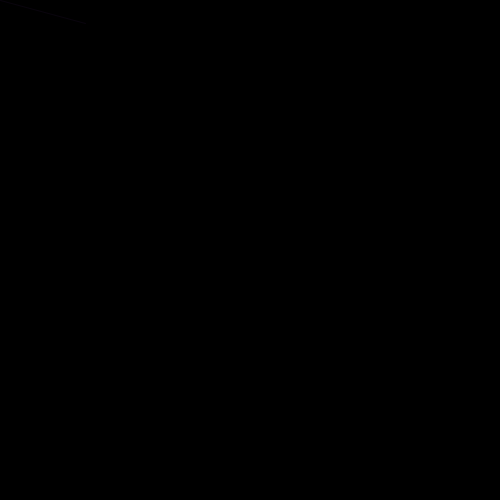
Frame 1 (no input)
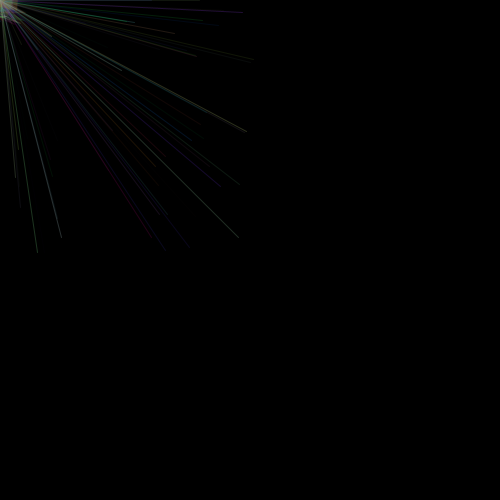
Frame 60 (the mouse pressed at the canvas centre just before this capture)
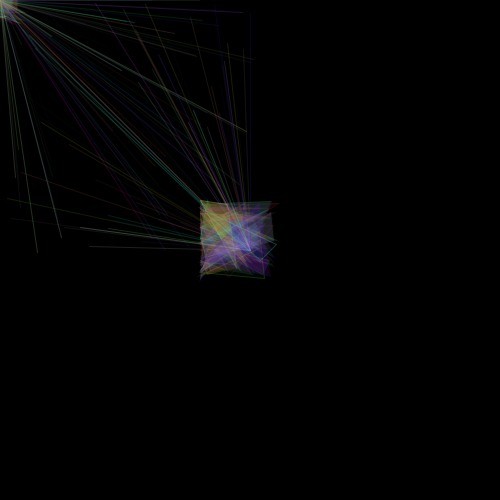
Frame 120 (the mouse held since frame 60 and released just before this capture)

The Processing sketch that drew these frames (run headless with seeded random() and noise(); from frame 60 on, the mouse is pressed at the canvas centre):

// Processing sketch: processing_93911
// ── processing_93911.pde

//SOMA2607: Week 2 Homework_HW Project
//tutorial group: Fri 2-5pm
//z3430312,DongniLi


//position
int x1;
int y1;
int x2;
int y2;
int x3;
int y3;


void setup() {
  size(500,500);
  background(0);
  smooth();
  noStroke(); 
}


void draw() {
    stroke(random(0,255),random(0,255),random(0,255),random(0,63));
    fill(random(0,255),random(0,255),random(0,255),random(0,63));
    strokeWeight(1);
    
    //line
    line(mouseX,mouseY,random(0,255),random(0,255));
    
    
    //triangle
    triangle(x1,y1,x2,y2,x3,y3);
    x1 = int(random(mouseX-50, mouseX-50));
    y1 = int(random(mouseY-50,mouseY+30));
    x2 = int(random(mouseX-50, mouseX+30));
    y2 = int(random(mouseY-50,mouseY+30));
    x3 = int(random(mouseX-50, mouseX+30));
    y3 = int(random(mouseY-50,mouseY+30));  
}


void mousePressed() {
    background(0);  
}
